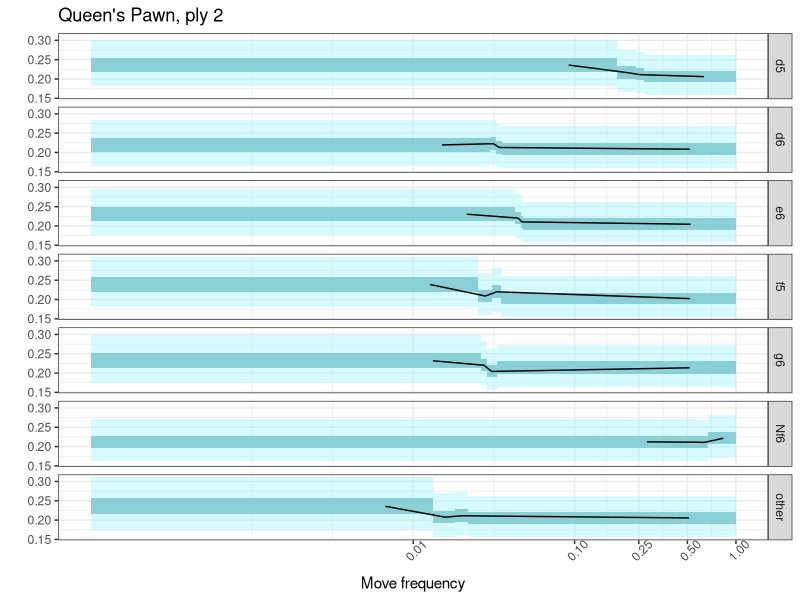
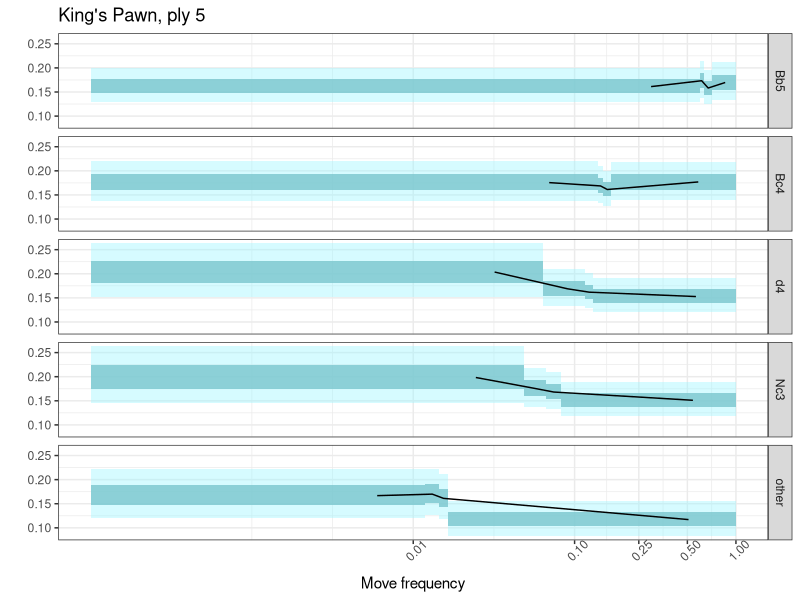
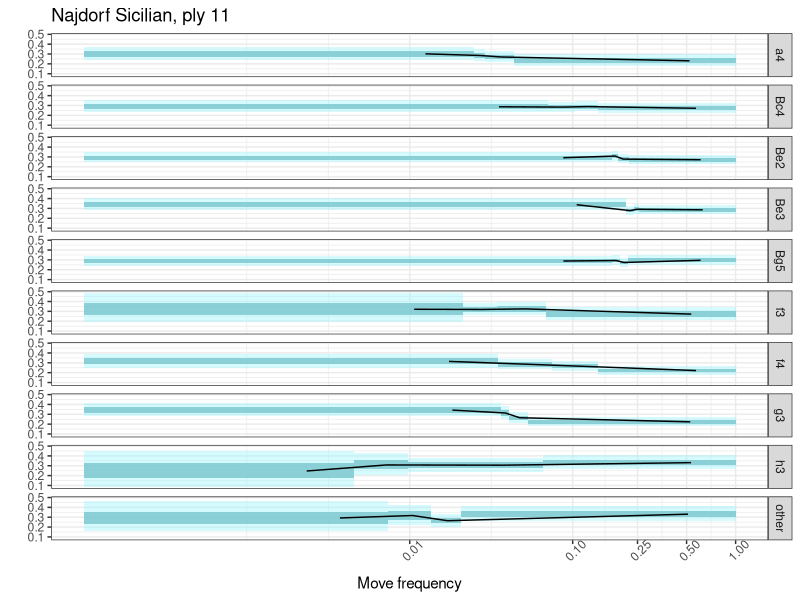
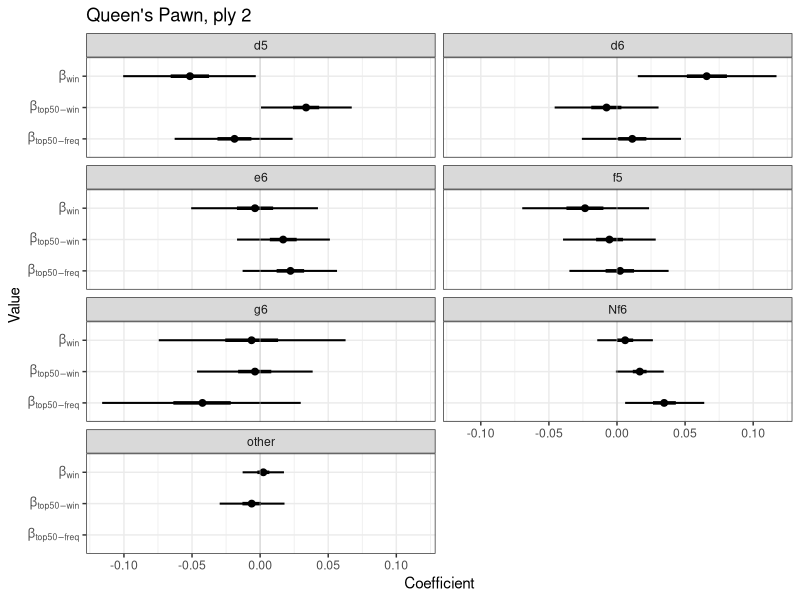
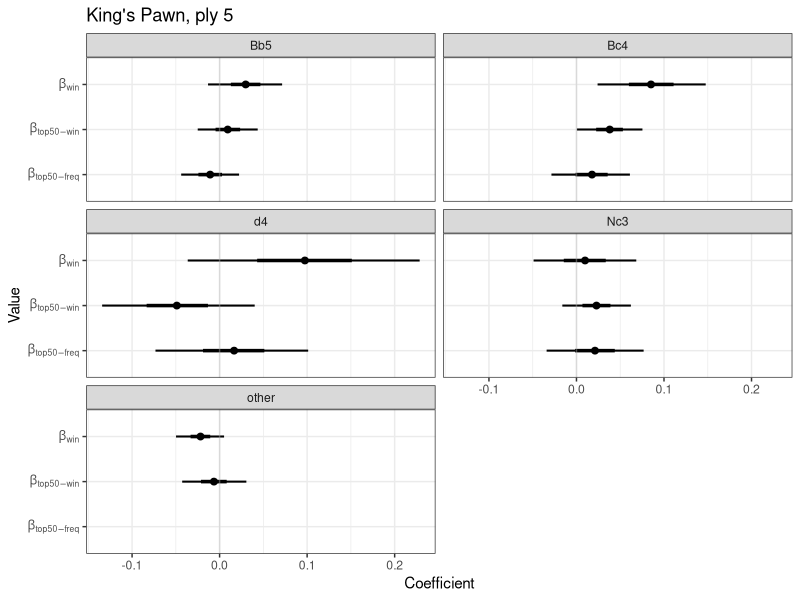
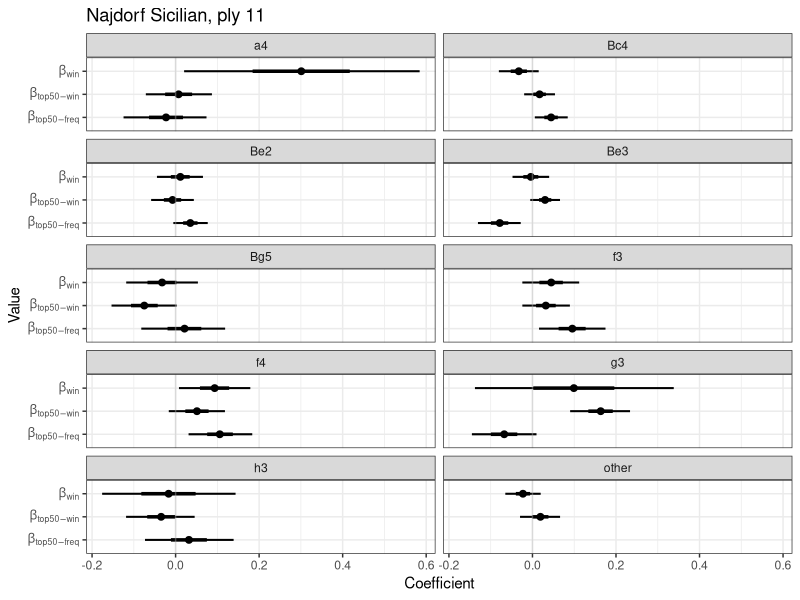

R code for these plots, in order:
library(tidyverse)
library(scales)

make_fitness_curve_plot <- function(data, title) {
  fitness_plot_grid <- ggplot(data, aes(xmin=lower_bp, xmax=upper_bp)) +
    geom_rect(aes(ymin=ll,ymax=hh), fill="cadetblue1", alpha = 0.4) +
    geom_rect(aes(ymin=l,ymax=h), fill="cadetblue3", alpha=0.8) +
    geom_line(aes(x=mid_bp,y=m)) +
    facet_grid(rows=vars(response)) + #, scales = "free_y") + 
    scale_x_continuous(trans="log", limits = c(0.0001,1), breaks=c(0.01, 0.1, 0.25,0.5,1)) + 
    theme_bw() + theme(axis.text.x = element_text(angle = 45)) +
    xlab("Move frequency") + ylab("") + ggtitle(title)
  return(fitness_plot_grid)
}

make_beta_plot <- function(data, title) {
  p <- ggplot(data) + 
  geom_segment(aes(x=ll, xend = hh, y=variable, yend=variable), linewidth=0.7) +
  geom_segment(aes(x=l, xend = h, y=variable, yend=variable), linewidth=1.2) + 
  geom_point(aes(x=m, y=variable), size=2) + 
  geom_vline(xintercept=0, color="gray", alpha=0.4) +
  facet_wrap(vars(response), ncol=2) +
  xlab("Coefficient") + ylab("Value") + ggtitle(title) +
  scale_y_discrete(labels=label_parse()) +
  theme_bw()
  return(p)
}

qp_fitness_data <- read.csv("../model/model_results/queens_pawn_ply_2/mcmc_intervals_fitness.csv")
qp_beta_data <- read.csv("../model/model_results/queens_pawn_ply_2/mcmc_intervals_beta.csv")

kp_fitness_data <- read.csv("../model/model_results/kings_pawn_ply_5/mcmc_intervals_fitness.csv")
kp_beta_data <- read.csv("../model/model_results/kings_pawn_ply_5/mcmc_intervals_beta.csv")

naj_fitness_data <- read.csv("../model/model_results/sicilian_najdorf_ply_11/mcmc_intervals_fitness.csv")
naj_beta_data <- read.csv("../model/model_results/sicilian_najdorf_ply_11/mcmc_intervals_beta.csv")

qp_responses <- qp_fitness_data$response[1:7]
kp_responses <- kp_fitness_data$response[1:5]
naj_responses <- naj_fitness_data$response[1:10]

qp_beta_data <- qp_beta_data[2:22, ]
kp_beta_data <- kp_beta_data[2:16, ]
naj_beta_data <- naj_beta_data[2:31, ]

qp_beta_data$response <- qp_responses
kp_beta_data$response <- kp_responses
naj_beta_data$response <- naj_responses

qp_beta_data$variable <- c(rep("beta[win]",7),rep("beta[top50-win]",7),rep("beta[top50-freq]",7))
kp_beta_data$variable <- c(rep("beta[win]",5),rep("beta[top50-win]",5),rep("beta[top50-freq]",5))
naj_beta_data$variable <- c(rep("beta[win]",10),rep("beta[top50-win]",10),rep("beta[top50-freq]",10))

qp_f <- make_fitness_curve_plot(qp_fitness_data, "Queen's Pawn, ply 2")
ggsave("../figures/appendix/qp_fitness_curves.pdf", qp_f,w=3,h=5,unit="in")

kp_f <- make_fitness_curve_plot(kp_fitness_data, "King's Pawn, ply 5")
ggsave("../figures/appendix/kp_fitness_curves.pdf",kp_f,w=3,h=4,unit="in")

naj_f <- make_fitness_curve_plot(naj_fitness_data,"Najdorf Sicilian, ply 11") 
ggsave("../figures/appendix/najdorf_fitness_curves.pdf",naj_f,w=3,h=8,unit="in")

qp_b <- make_beta_plot(qp_beta_data, "Queen's Pawn, ply 2")
ggsave("../figures/appendix/qp_betas_plot.pdf", qp_b,w=5,h=5,unit="in")

kp_b <- make_beta_plot(kp_beta_data, "King's Pawn, ply 5")
ggsave("../figures/appendix/kp_betas_plot.pdf", kp_b,w=5,h=4,unit="in")

naj_b <- make_beta_plot(naj_beta_data, "Najdorf Sicilian, ply 11") 
ggsave("../figures/appendix/najdorf_betas_plot.pdf",naj_b,w=5,h=6.5,unit="in")
